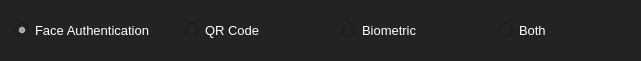
                   <widget class="QFrame" name="date_frame_3">
                    <property name="geometry">
                     <rect>
                      <x>10</x>
                      <y>660</y>
                      <width>641</width>
                      <height>61</height>
                     </rect>
                    </property>
                    <property name="styleSheet">
                     <string notr="true">QFrame{
	color: rgb(255, 255, 255);
	background-color: rgb(35, 35, 35);
	border-radius: 10px;
}</string>
                    </property>
                    <property name="frameShape">
                     <enum>QFrame::NoFrame</enum>
                    </property>
                    <property name="frameShadow">
                     <enum>QFrame::Raised</enum>
                    </property>
                    <layout class="QHBoxLayout" name="horizontalLayout_11">
                     <property name="spacing">
                      <number>30</number>
                     </property>
                     <property name="leftMargin">
                      <number>15</number>
                     </property>
                     <property name="topMargin">
                      <number>12</number>
                     </property>
                     <property name="rightMargin">
                      <number>15</number>
                     </property>
                     <item>
                      <widget class="QRadioButton" name="reg_face_auth">
                       <property name="font">
                        <font>
                         <family>Arial</family>
                         <pointsize>10</pointsize>
                        </font>
                       </property>
                       <property name="styleSheet">
                        <string notr="true">QRadioButton{
	background-color: rgb(35, 35, 35);
	color: rgb(255, 255, 255);
}</string>
                       </property>
                       <property name="text">
                        <string>Face Authentication</string>
                       </property>
                       <property name="icon">
                        <iconset resource="../resource/asset.qrc">
                         <normaloff>:/icons/asset/user-check.svg</normaloff>:/icons/asset/user-check.svg</iconset>
                       </property>
                       <property name="checked">
                        <bool>true</bool>
                       </property>
                      </widget>
                     </item>
                     <item>
                      <widget class="QRadioButton" name="reg_qr_auth">
                       <property name="font">
                        <font>
                         <family>Arial</family>
                         <pointsize>10</pointsize>
                        </font>
                       </property>
                       <property name="styleSheet">
                        <string notr="true">QRadioButton{
	background-color: rgb(35, 35, 35);
	color: rgb(255, 255, 255);
}</string>
                       </property>
                       <property name="text">
                        <string>QR Code</string>
                       </property>
                       <property name="icon">
                        <iconset resource="../resource/asset.qrc">
                         <normaloff>:/icons/asset/user-check.svg</normaloff>:/icons/asset/user-check.svg</iconset>
                       </property>
                       <property name="checked">
                        <bool>false</bool>
                       </property>
                      </widget>
                     </item>
                     <item>
                      <widget class="QRadioButton" name="reg_biometric_auth">
                       <property name="font">
                        <font>
                         <family>Arial</family>
                         <pointsize>10</pointsize>
                        </font>
                       </property>
                       <property name="styleSheet">
                        <string notr="true">QRadioButton{
	background-color: rgb(35, 35, 35);
	color: rgb(255, 255, 255);
}</string>
                       </property>
                       <property name="text">
                        <string>Biometric </string>
                       </property>
                       <property name="icon">
                        <iconset resource="../resource/asset.qrc">
                         <normaloff>:/icons/asset/user-check.svg</normaloff>:/icons/asset/user-check.svg</iconset>
                       </property>
                       <property name="checked">
                        <bool>false</bool>
                       </property>
                      </widget>
                     </item>
                     <item>
                      <widget class="QRadioButton" name="reg_both">
                       <property name="font">
                        <font>
                         <family>Arial</family>
                         <pointsize>10</pointsize>
                        </font>
                       </property>
                       <property name="styleSheet">
                        <string notr="true">QRadioButton{
	background-color: rgb(35, 35, 35);
	color: rgb(255, 255, 255);
}</string>
                       </property>
                       <property name="text">
                        <string>Both</string>
                       </property>
                       <property name="icon">
                        <iconset resource="../resource/asset.qrc">
                         <normaloff>:/icons/asset/user-check.svg</normaloff>:/icons/asset/user-check.svg</iconset>
                       </property>
                       <property name="checked">
                        <bool>false</bool>
                       </property>
                      </widget>
                     </item>
                    </layout>
                   </widget>
